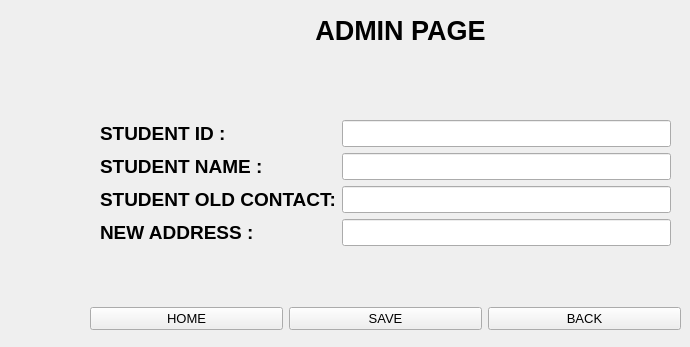
   <widget class="QWidget" name="page_7">
    <widget class="QWidget" name="layoutWidget_8">
     <property name="geometry">
      <rect>
       <x>90</x>
       <y>300</y>
       <width>591</width>
       <height>38</height>
      </rect>
     </property>
     <property name="font">
      <font>
       <pointsize>12</pointsize>
      </font>
     </property>
     <layout class="QHBoxLayout" name="horizontalLayout_14">
      <item>
       <widget class="QPushButton" name="home11">
        <property name="font">
         <font>
          <pointsize>10</pointsize>
         </font>
        </property>
        <property name="styleSheet">
         <string notr="true">color: rgb(0, 0, 0);</string>
        </property>
        <property name="text">
         <string>HOME</string>
        </property>
       </widget>
      </item>
      <item>
       <widget class="QPushButton" name="save5">
        <property name="font">
         <font>
          <pointsize>10</pointsize>
         </font>
        </property>
        <property name="styleSheet">
         <string notr="true">color: rgb(0, 0, 0);</string>
        </property>
        <property name="text">
         <string>SAVE</string>
        </property>
       </widget>
      </item>
      <item>
       <widget class="QPushButton" name="back7">
        <property name="font">
         <font>
          <pointsize>10</pointsize>
         </font>
        </property>
        <property name="styleSheet">
         <string notr="true">color: rgb(0, 0, 0);</string>
        </property>
        <property name="text">
         <string>BACK</string>
        </property>
       </widget>
      </item>
     </layout>
    </widget>
    <widget class="QWidget" name="formLayoutWidget_6">
     <property name="geometry">
      <rect>
       <x>100</x>
       <y>120</y>
       <width>571</width>
       <height>170</height>
      </rect>
     </property>
     <layout class="QFormLayout" name="formLayout_11">
      <item row="2" column="0">
       <widget class="QLabel" name="label_35">
        <property name="font">
         <font>
          <pointsize>12</pointsize>
         </font>
        </property>
        <property name="styleSheet">
         <string notr="true">color: rgb(0, 0, 0);</string>
        </property>
        <property name="text">
         <string>&lt;html&gt;&lt;head/&gt;&lt;body&gt;&lt;p&gt;&lt;span style=&quot; font-size:14pt; font-weight:700;&quot;&gt;STUDENT  NAME :&lt;/span&gt;&lt;/p&gt;&lt;/body&gt;&lt;/html&gt;</string>
        </property>
       </widget>
      </item>
      <item row="2" column="1">
       <widget class="QLineEdit" name="lineEdit_12">
        <property name="font">
         <font>
          <pointsize>12</pointsize>
         </font>
        </property>
        <property name="styleSheet">
         <string notr="true">color: rgb(0, 0, 0);</string>
        </property>
       </widget>
      </item>
      <item row="3" column="0">
       <widget class="QLabel" name="label_32">
        <property name="font">
         <font>
          <pointsize>12</pointsize>
         </font>
        </property>
        <property name="styleSheet">
         <string notr="true">color: rgb(0, 0, 0);</string>
        </property>
        <property name="text">
         <string>&lt;html&gt;&lt;head/&gt;&lt;body&gt;&lt;p&gt;&lt;span style=&quot; font-size:14pt; font-weight:700;&quot;&gt;STUDENT OLD CONTACT:&lt;/span&gt;&lt;/p&gt;&lt;/body&gt;&lt;/html&gt;</string>
        </property>
       </widget>
      </item>
      <item row="3" column="1">
       <widget class="QLineEdit" name="lineEdit_13">
        <property name="font">
         <font>
          <pointsize>12</pointsize>
         </font>
        </property>
        <property name="styleSheet">
         <string notr="true">color: rgb(0, 0, 0);</string>
        </property>
       </widget>
      </item>
      <item row="4" column="0">
       <widget class="QLabel" name="label_33">
        <property name="font">
         <font>
          <pointsize>12</pointsize>
         </font>
        </property>
        <property name="styleSheet">
         <string notr="true">color: rgb(0, 0, 0);</string>
        </property>
        <property name="text">
         <string>&lt;html&gt;&lt;head/&gt;&lt;body&gt;&lt;p&gt;&lt;span style=&quot; font-size:14pt; font-weight:700;&quot;&gt;NEW ADDRESS :&lt;/span&gt;&lt;/p&gt;&lt;/body&gt;&lt;/html&gt;</string>
        </property>
       </widget>
      </item>
      <item row="4" column="1">
       <widget class="QLineEdit" name="lineEdit_23">
        <property name="font">
         <font>
          <pointsize>12</pointsize>
         </font>
        </property>
        <property name="styleSheet">
         <string notr="true">color: rgb(0, 0, 0);</string>
        </property>
        <property name="placeholderText">
         <string/>
        </property>
       </widget>
      </item>
      <item row="1" column="0">
       <widget class="QLabel" name="label_34">
        <property name="font">
         <font>
          <pointsize>12</pointsize>
         </font>
        </property>
        <property name="styleSheet">
         <string notr="true">color: rgb(0, 0, 0);</string>
        </property>
        <property name="text">
         <string>&lt;html&gt;&lt;head/&gt;&lt;body&gt;&lt;p&gt;&lt;span style=&quot; font-size:14pt; font-weight:700;&quot;&gt;STUDENT ID :&lt;/span&gt;&lt;/p&gt;&lt;/body&gt;&lt;/html&gt;</string>
        </property>
       </widget>
      </item>
      <item row="1" column="1">
       <widget class="QLineEdit" name="lineEdit_22">
        <property name="font">
         <font>
          <pointsize>12</pointsize>
         </font>
        </property>
        <property name="styleSheet">
         <string notr="true">color: rgb(0, 0, 0);</string>
        </property>
       </widget>
      </item>
     </layout>
    </widget>
    <widget class="QLabel" name="label_26">
     <property name="geometry">
      <rect>
       <x>260</x>
       <y>10</y>
       <width>281</width>
       <height>41</height>
      </rect>
     </property>
     <property name="styleSheet">
      <string notr="true">color: rgb(0, 0, 0);</string>
     </property>
     <property name="text">
      <string>&lt;html&gt;&lt;head/&gt;&lt;body&gt;&lt;p align=&quot;center&quot;&gt;&lt;span style=&quot; font-size:20pt; font-weight:700;&quot;&gt;ADMIN PAGE&lt;/span&gt;&lt;/p&gt;&lt;/body&gt;&lt;/html&gt;</string>
     </property>
    </widget>
   </widget>
